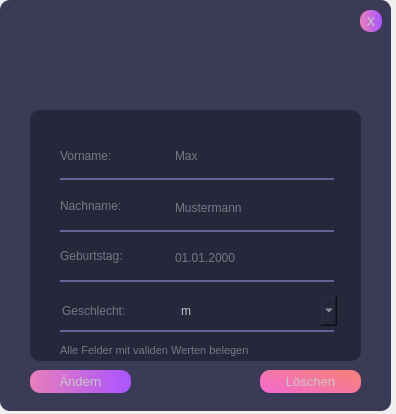
<?xml version="1.0" encoding="UTF-8"?>
<ui version="4.0">
 <class>Form</class>
 <widget class="QWidget" name="Form">
  <property name="geometry">
   <rect>
    <x>0</x>
    <y>0</y>
    <width>396</width>
    <height>414</height>
   </rect>
  </property>
  <property name="windowTitle">
   <string>Form</string>
  </property>
  <widget class="QFrame" name="frame_3">
   <property name="geometry">
    <rect>
     <x>0</x>
     <y>0</y>
     <width>391</width>
     <height>411</height>
    </rect>
   </property>
   <property name="styleSheet">
    <string notr="true">background-color: rgb(59, 59, 88);
border-radius:10px;
</string>
   </property>
   <property name="frameShape">
    <enum>QFrame::StyledPanel</enum>
   </property>
   <property name="frameShadow">
    <enum>QFrame::Raised</enum>
   </property>
   <widget class="QLabel" name="name">
    <property name="geometry">
     <rect>
      <x>30</x>
      <y>30</y>
      <width>331</width>
      <height>51</height>
     </rect>
    </property>
    <property name="font">
     <font>
      <family>Segoe UI</family>
      <pointsize>27</pointsize>
      <weight>50</weight>
      <bold>false</bold>
     </font>
    </property>
    <property name="styleSheet">
     <string notr="true">color: qlineargradient(spread:pad, x1:0, y1:0.460227, x2:1, y2:0.46, stop:0 rgba(231, 126, 186, 255), stop:1 rgba(170, 85, 255, 255));</string>
    </property>
    <property name="text">
     <string>&lt;NAME&gt;</string>
    </property>
    <property name="alignment">
     <set>Qt::AlignLeading|Qt::AlignLeft|Qt::AlignVCenter</set>
    </property>
   </widget>
   <widget class="QPushButton" name="exit">
    <property name="geometry">
     <rect>
      <x>360</x>
      <y>10</y>
      <width>22</width>
      <height>22</height>
     </rect>
    </property>
    <property name="font">
     <font>
      <family>Segoe UI</family>
      <pointsize>10</pointsize>
      <weight>50</weight>
      <italic>false</italic>
      <bold>false</bold>
     </font>
    </property>
    <property name="styleSheet">
     <string notr="true">QPushButton#exit{
background-color: qlineargradient(spread:pad, x1:0, y1:0.460227, x2:1, y2:0.46, stop:0 rgba(231, 126, 186, 255), stop:1 rgba(170, 85, 255, 255));
border-radius:10px;
font: 10pt &quot;Segoe UI&quot;;
color:rgb(200, 200, 200);
}
QPushButton#exit:hover {
	font:  75 12pt &quot;Segoe UI&quot;;
	color: rgb(255, 255, 255);
}

QPushButton#exit:pressed{
	
	color: rgb(59, 59, 88);
}</string>
    </property>
    <property name="text">
     <string>X</string>
    </property>
   </widget>
   <widget class="QFrame" name="frame_9">
    <property name="geometry">
     <rect>
      <x>30</x>
      <y>110</y>
      <width>331</width>
      <height>251</height>
     </rect>
    </property>
    <property name="styleSheet">
     <string notr="true">background-color: rgb(39, 39, 60);</string>
    </property>
    <property name="frameShape">
     <enum>QFrame::StyledPanel</enum>
    </property>
    <property name="frameShadow">
     <enum>QFrame::Raised</enum>
    </property>
    <widget class="QFrame" name="frame_2">
     <property name="geometry">
      <rect>
       <x>30</x>
       <y>68</y>
       <width>274</width>
       <height>2</height>
      </rect>
     </property>
     <property name="styleSheet">
      <string notr="true">background-color: rgb(100, 100, 150);</string>
     </property>
     <property name="frameShape">
      <enum>QFrame::StyledPanel</enum>
     </property>
     <property name="frameShadow">
      <enum>QFrame::Raised</enum>
     </property>
    </widget>
    <widget class="QLineEdit" name="forname">
     <property name="enabled">
      <bool>false</bool>
     </property>
     <property name="geometry">
      <rect>
       <x>143</x>
       <y>30</y>
       <width>161</width>
       <height>31</height>
      </rect>
     </property>
     <property name="styleSheet">
      <string notr="true">font: 15pt &quot;Segoe UI&quot;;
color:rgb(200, 200, 200);</string>
     </property>
     <property name="placeholderText">
      <string>Max</string>
     </property>
    </widget>
    <widget class="QLineEdit" name="surname">
     <property name="enabled">
      <bool>false</bool>
     </property>
     <property name="geometry">
      <rect>
       <x>143</x>
       <y>82</y>
       <width>161</width>
       <height>31</height>
      </rect>
     </property>
     <property name="styleSheet">
      <string notr="true">font: 15pt &quot;Segoe UI&quot;;
color:rgb(200, 200, 200);</string>
     </property>
     <property name="placeholderText">
      <string>Mustermann</string>
     </property>
    </widget>
    <widget class="QFrame" name="frame_4">
     <property name="geometry">
      <rect>
       <x>30</x>
       <y>120</y>
       <width>274</width>
       <height>2</height>
      </rect>
     </property>
     <property name="styleSheet">
      <string notr="true">background-color: rgb(100, 100, 150);</string>
     </property>
     <property name="frameShape">
      <enum>QFrame::StyledPanel</enum>
     </property>
     <property name="frameShadow">
      <enum>QFrame::Raised</enum>
     </property>
    </widget>
    <widget class="QLineEdit" name="dateOfBirth">
     <property name="enabled">
      <bool>false</bool>
     </property>
     <property name="geometry">
      <rect>
       <x>143</x>
       <y>132</y>
       <width>161</width>
       <height>31</height>
      </rect>
     </property>
     <property name="styleSheet">
      <string notr="true">font: 15pt &quot;Segoe UI&quot;;
color:rgb(200, 200, 200);</string>
     </property>
     <property name="placeholderText">
      <string>01.01.2000</string>
     </property>
    </widget>
    <widget class="QFrame" name="frame_5">
     <property name="geometry">
      <rect>
       <x>30</x>
       <y>170</y>
       <width>274</width>
       <height>2</height>
      </rect>
     </property>
     <property name="styleSheet">
      <string notr="true">background-color: rgb(100, 100, 150);</string>
     </property>
     <property name="frameShape">
      <enum>QFrame::StyledPanel</enum>
     </property>
     <property name="frameShadow">
      <enum>QFrame::Raised</enum>
     </property>
    </widget>
    <widget class="QComboBox" name="sex">
     <property name="enabled">
      <bool>false</bool>
     </property>
     <property name="geometry">
      <rect>
       <x>146</x>
       <y>185</y>
       <width>161</width>
       <height>31</height>
      </rect>
     </property>
     <property name="styleSheet">
      <string notr="true">font: 15pt &quot;Segoe UI&quot;;
color:rgb(200, 200, 200);</string>
     </property>
     <property name="currentText">
      <string>m</string>
     </property>
     <item>
      <property name="text">
       <string>m</string>
      </property>
     </item>
     <item>
      <property name="text">
       <string>w</string>
      </property>
     </item>
     <item>
      <property name="text">
       <string>d</string>
      </property>
     </item>
    </widget>
    <widget class="QFrame" name="frame_6">
     <property name="geometry">
      <rect>
       <x>30</x>
       <y>220</y>
       <width>274</width>
       <height>2</height>
      </rect>
     </property>
     <property name="styleSheet">
      <string notr="true">background-color: rgb(100, 100, 150);</string>
     </property>
     <property name="frameShape">
      <enum>QFrame::StyledPanel</enum>
     </property>
     <property name="frameShadow">
      <enum>QFrame::Raised</enum>
     </property>
    </widget>
    <widget class="QLabel" name="label">
     <property name="geometry">
      <rect>
       <x>32</x>
       <y>185</y>
       <width>111</width>
       <height>31</height>
      </rect>
     </property>
     <property name="styleSheet">
      <string notr="true">font: 15pt &quot;Segoe UI&quot;;
color: rgb(119, 119, 130);</string>
     </property>
     <property name="text">
      <string>Geschlecht:</string>
     </property>
    </widget>
    <widget class="QLabel" name="label_2">
     <property name="geometry">
      <rect>
       <x>30</x>
       <y>130</y>
       <width>111</width>
       <height>31</height>
      </rect>
     </property>
     <property name="styleSheet">
      <string notr="true">font: 15pt &quot;Segoe UI&quot;;
color: rgb(119, 119, 130);</string>
     </property>
     <property name="text">
      <string>Geburtstag:</string>
     </property>
    </widget>
    <widget class="QLabel" name="label_3">
     <property name="geometry">
      <rect>
       <x>30</x>
       <y>80</y>
       <width>111</width>
       <height>31</height>
      </rect>
     </property>
     <property name="styleSheet">
      <string notr="true">font: 15pt &quot;Segoe UI&quot;;
color: rgb(119, 119, 130);</string>
     </property>
     <property name="text">
      <string>Nachname:</string>
     </property>
    </widget>
    <widget class="QLabel" name="label_4">
     <property name="geometry">
      <rect>
       <x>30</x>
       <y>30</y>
       <width>111</width>
       <height>31</height>
      </rect>
     </property>
     <property name="styleSheet">
      <string notr="true">font: 15pt &quot;Segoe UI&quot;;
color: rgb(119, 119, 130);</string>
     </property>
     <property name="text">
      <string>Vorname:</string>
     </property>
    </widget>
    <widget class="QLabel" name="label_5">
     <property name="geometry">
      <rect>
       <x>30</x>
       <y>230</y>
       <width>241</width>
       <height>21</height>
      </rect>
     </property>
     <property name="font">
      <font>
       <family>Segoe UI</family>
       <pointsize>8</pointsize>
       <weight>50</weight>
       <italic>false</italic>
       <bold>false</bold>
      </font>
     </property>
     <property name="styleSheet">
      <string notr="true">font: 8pt &quot;Segoe UI&quot;;
color: rgb(119, 119, 130);</string>
     </property>
     <property name="text">
      <string>Alle Felder mit validen Werten belegen</string>
     </property>
    </widget>
   </widget>
   <widget class="QPushButton" name="changeButton">
    <property name="geometry">
     <rect>
      <x>30</x>
      <y>370</y>
      <width>101</width>
      <height>23</height>
     </rect>
    </property>
    <property name="font">
     <font>
      <family>Segoe UI</family>
      <pointsize>10</pointsize>
      <weight>50</weight>
      <italic>false</italic>
      <bold>false</bold>
     </font>
    </property>
    <property name="styleSheet">
     <string notr="true">QPushButton#changeButton{
background-color: qlineargradient(spread:pad, x1:0, y1:0.460227, x2:1, y2:0.46, stop:0 rgba(231, 126, 186, 255), stop:1 rgba(170, 85, 255, 255));
border-radius:10px;
font: 10pt &quot;Segoe UI&quot;;
color:rgb(200, 200, 200);
}
QPushButton#changeButton:hover {
	font:  75 12pt &quot;Segoe UI&quot;;
	color: rgb(255, 255, 255);
}

QPushButton#changeButton:pressed{
	
	color: rgb(59, 59, 88);
}</string>
    </property>
    <property name="text">
     <string>Ändern</string>
    </property>
   </widget>
   <widget class="QPushButton" name="deleteButton">
    <property name="geometry">
     <rect>
      <x>260</x>
      <y>370</y>
      <width>101</width>
      <height>23</height>
     </rect>
    </property>
    <property name="font">
     <font>
      <family>Segoe UI</family>
      <pointsize>10</pointsize>
      <weight>50</weight>
      <italic>false</italic>
      <bold>false</bold>
     </font>
    </property>
    <property name="styleSheet">
     <string notr="true">QPushButton#deleteButton{
background-color: qlineargradient(spread:reflect, x1:0, y1:1, x2:1, y2:0.307, stop:0.0909091 rgba(244, 108, 203, 255), stop:1 rgba(247, 127, 127, 255));
border-radius:10px;
font: 10pt &quot;Segoe UI&quot;;
color:rgb(200, 200, 200);
}
QPushButton#deleteButton:hover {
	font:  75 12pt &quot;Segoe UI&quot;;
	color: rgb(255, 255, 255);
}

QPushButton#deleteButton:pressed{
	
	color: rgb(59, 59, 88);
}</string>
    </property>
    <property name="text">
     <string>Löschen</string>
    </property>
   </widget>
  </widget>
 </widget>
 <resources/>
 <connections/>
</ui>
